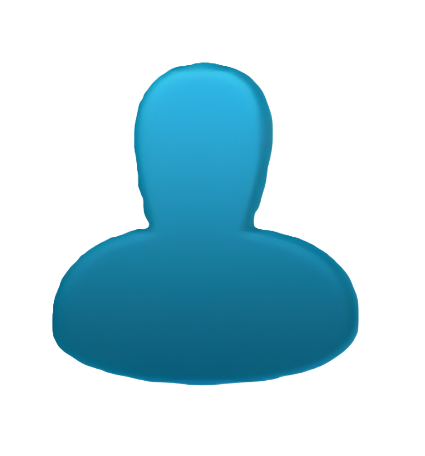
#> input picture kumpulan_icon/icon_username.png, 425 x 456 px, found by its file name
$ python sharpen_single_user.py
#> lines starting #> are read from the running program, lines starting #| are printed output that depends on the picture; after the words box and inside, x2 and y2 are one past the last pixel; in counts of white or black regions, pixels touching at a corner belong together
import numpy as np
from PIL import Image, ImageFilter
from skimage import morphology

path = 'src/assets/icon_username.png'
img = Image.open(path).convert('RGBA')
#> img is the input picture: PIL image 425x456 RGBA; mean R, G, B, A 9.2, 40.8, 51.4, 79.6
data = np.array(img)

# Step 1: Hard threshold on alpha — remove semi-transparent fringe pixels
alpha = data[:, :, 3]
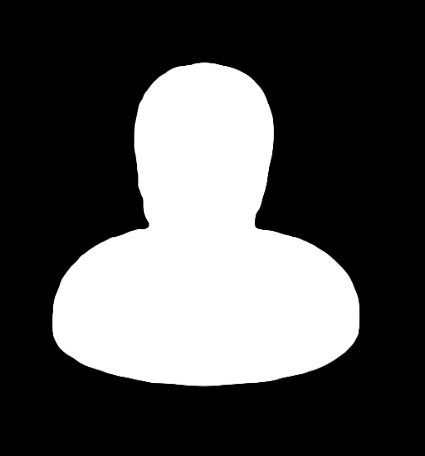
#> alpha: shape (456, 425); min 0, max 255, mean 79.6
hard_mask = alpha > 40  # only keep solid pixels
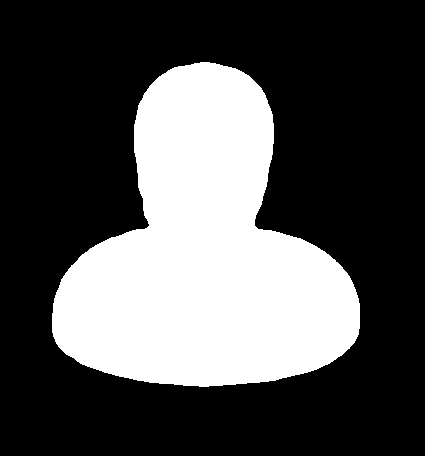
#> hard_mask: shape (456, 425) bool; 31.4% white; 1 white region, box (x1, y1, x2, y2) and area: (52, 62, 360, 387) 60848
data[:, :, 3] = np.where(hard_mask, 255, 0)
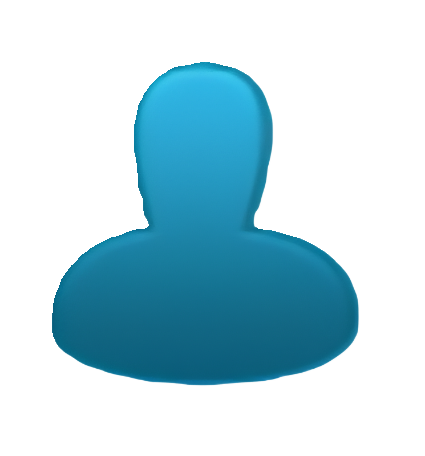
#> data: shape (456, 425, 4); 1% of pixels changed, all inside (x1, y1, x2, y2) = (51, 62, 361, 387); transparent parts drawn white

# Step 2: Morphological clean — remove stray 1-2px noise at edges
from skimage.morphology import binary_erosion, binary_dilation, disk
cleaned = binary_erosion(hard_mask, disk(1))
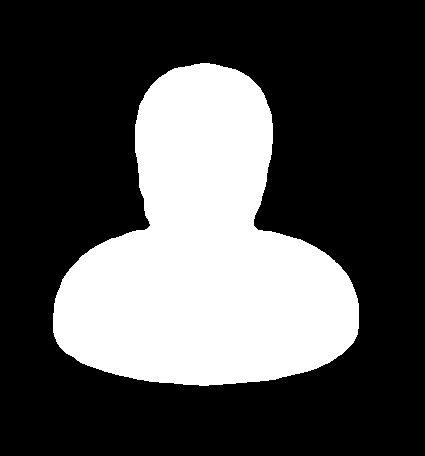
#> cleaned: shape (456, 425) bool; 30.9% white; 1 white region, box (x1, y1, x2, y2) and area: (53, 63, 359, 386) 59839
cleaned = binary_dilation(cleaned, disk(1))
#> cleaned: shape (456, 425) bool; 31.4% white; 1 white region, box (x1, y1, x2, y2) and area: (52, 62, 360, 387) 60846
data[:, :, 3] = np.where(cleaned, 255, 0)
#> data: shape (456, 425, 4); under 0.01% of pixels changed, all inside (x1, y1, x2, y2) = (71, 265, 350, 349)

# Step 3: Tight-crop to actual content
rows = np.any(data[:, :, 3] > 0, axis=1)
cols = np.any(data[:, :, 3] > 0, axis=0)
ymin, ymax = np.where(rows)[0][[0, -1]]
#> ymin = 62; ymax = 386
xmin, xmax = np.where(cols)[0][[0, -1]]
#> xmin = 52; xmax = 359
data = data[ymin:ymax+1, xmin:xmax+1]
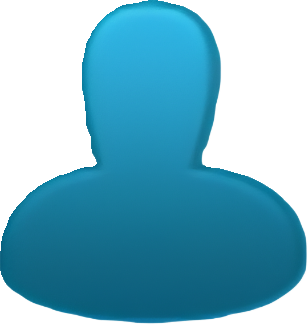
#> data: shape (325, 308, 4); mean R, G, B, A 17.9, 78.9, 99.5, 155; transparent parts drawn white

# Step 4: Center on 52x52 canvas
TARGET = 52
canvas = np.zeros((TARGET, TARGET, 4), dtype=np.uint8)
ch, cw = data.shape[:2]
#> ch = 325; cw = 308
oy = (TARGET - ch) // 2
#> oy = -137
ox = (TARGET - cw) // 2
#> ox = -128
#> (the run stopped early here; a loop or call above may not have finished)
